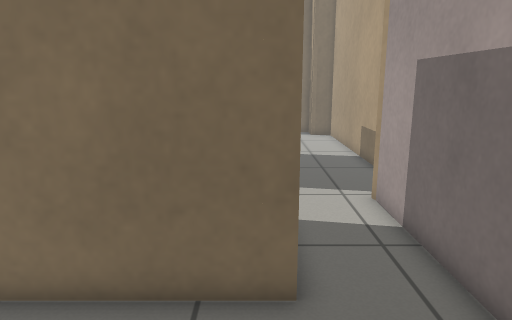
[1] (above)

24 first-person views from a walk through a robot-simulator world made for Gazebo. The camera is 0.94 m above the floor, tilts 12° down and sees 70° across. Floor lines are 1 m apart. The floor is counted in squares, 0.25 m on a side. Each view is taken from the middle of a square. On the plan, view 1 faces up. The plan holds only what a view shows up to about 20 squares ahead; the rest is blank. Simple patterns stand in for the simulator's built-in surfaces.

[2]
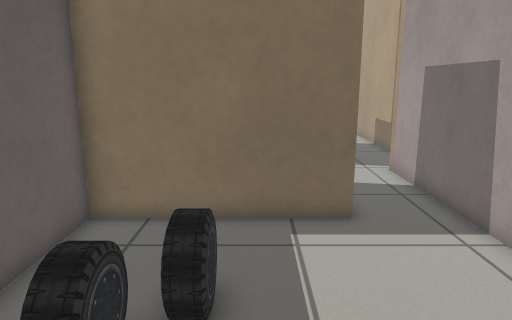

[3]
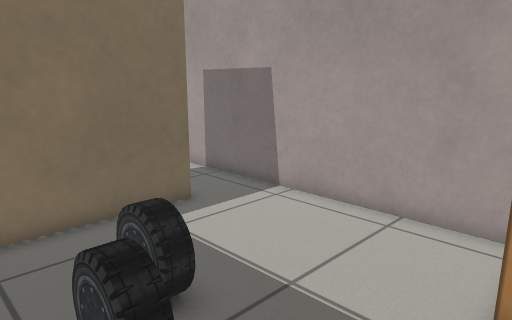

[4]
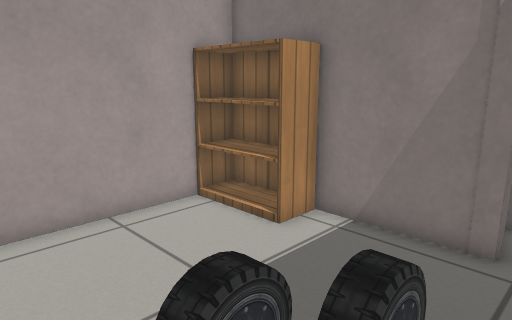

[5]
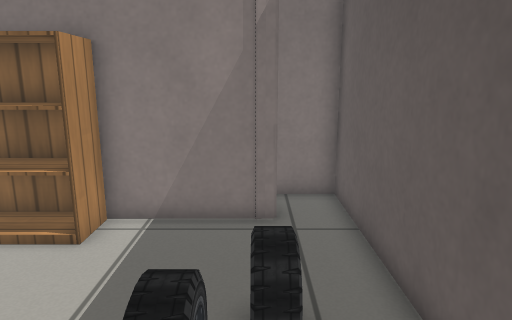

[6]
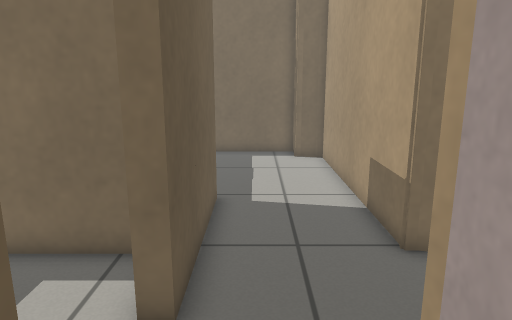

[7]
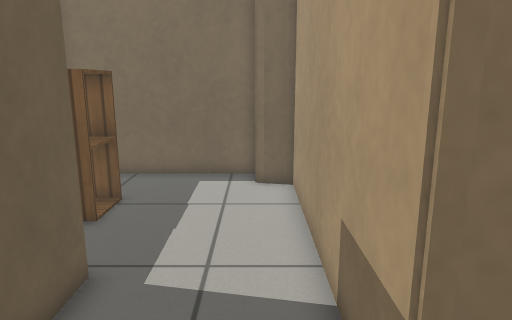

[8]
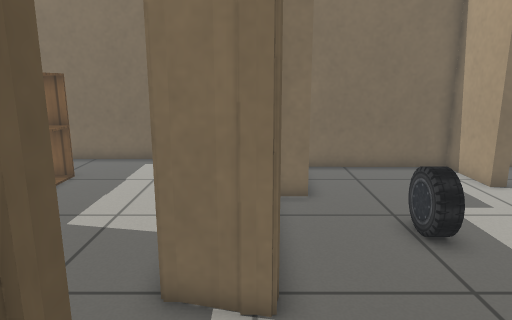

[9]
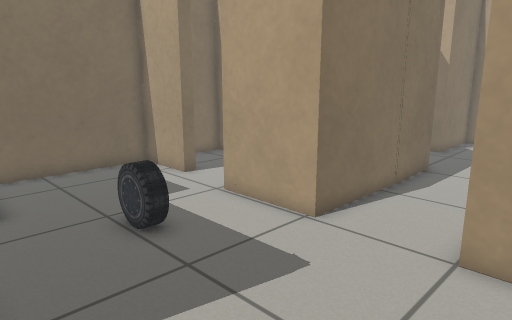

[10]
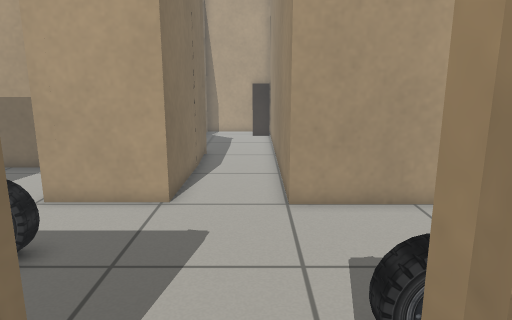

[11]
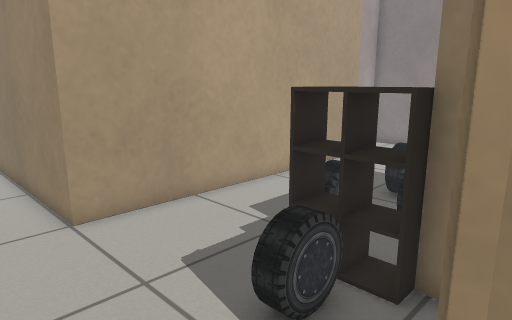

[12]
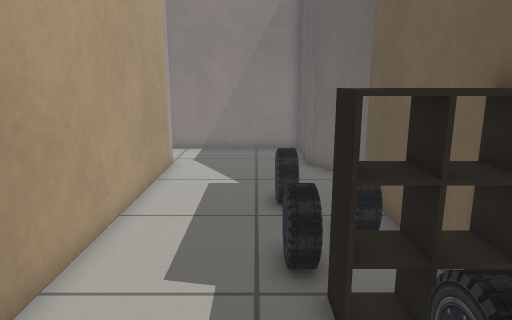

[13]
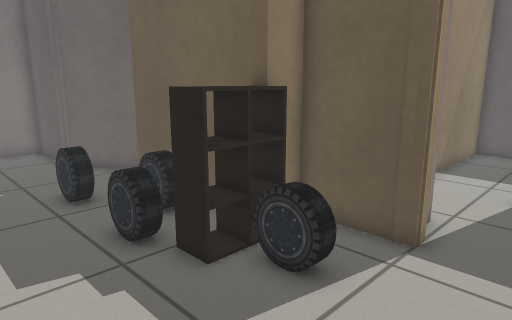

[14]
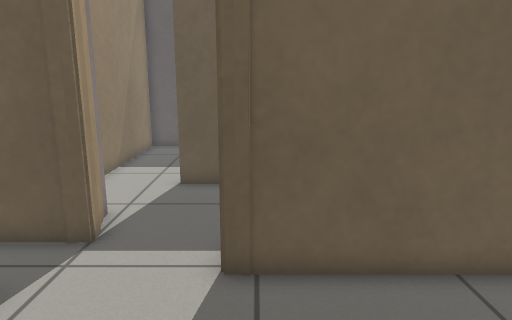

[15]
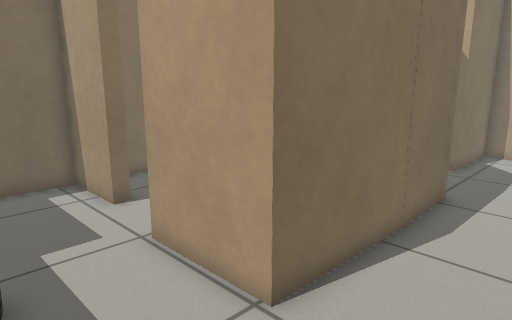

[16]
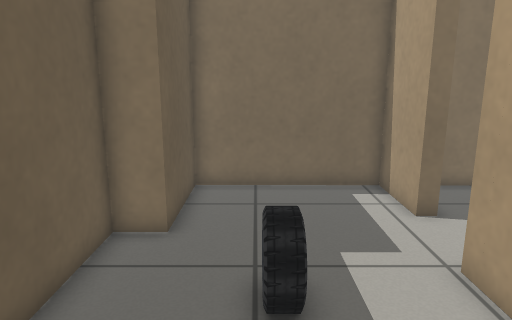

[17]
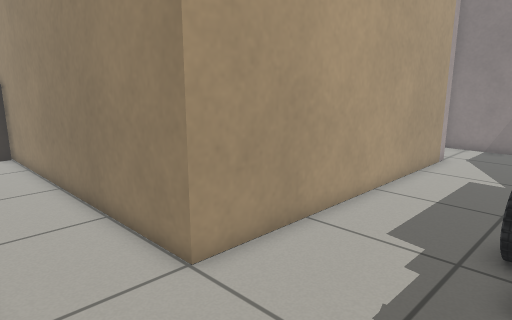

[18]
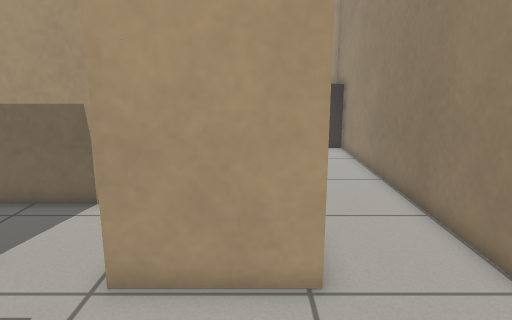

[19]
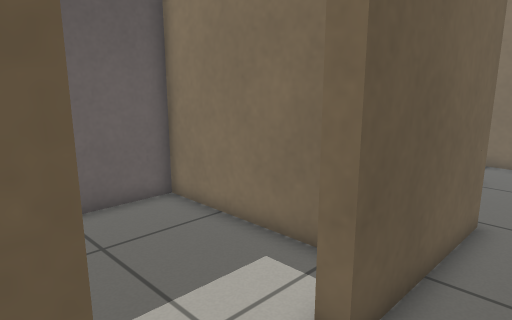

[20]
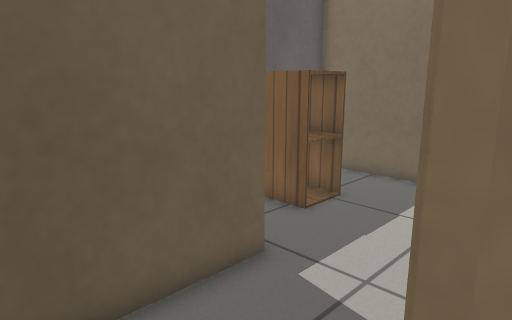

[21]
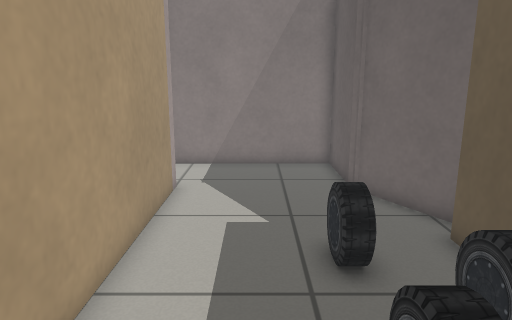

[22]
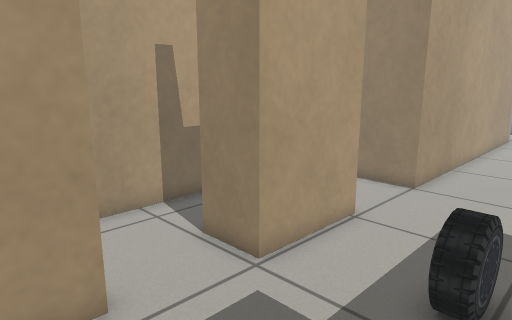

[23]
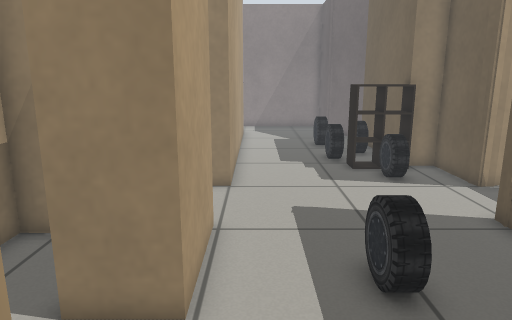

[24]
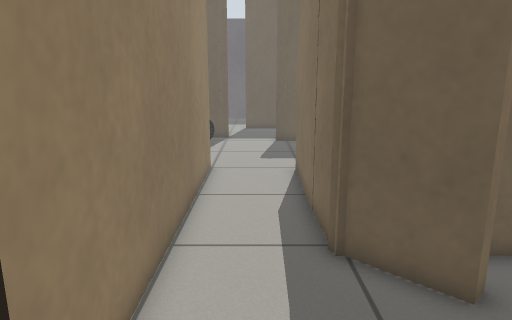

### Floor plan
Points are (right, up) in squares from view 1. A wall is a line through its corners. A room is listed if a view was taken in it or the views show most of it. See-through windows are left out.
Room 1 (views 1, 2, 3, 4, 5, 6, 7, 10, 19)
walls: (0.8, 5.8) (-6.7, 5.8) (-6.7, -7) (-4.1, -7); (-4.5, -4.7) (3.9, -4.7) (3.9, 11.6); (-4.5, -4.8) (-4, -4.7); (-1.5, 9.8) (-0.5, 9.8); (0.7, 9.9) (0.7, 9.3); (0.7, 13.2) (0, 13.2)
low walls: (-4.5, -5.4) (-4.5, -4.8)
ways out: opening at (-0.5, 11.5) to room 4; opening at (3, 13)
objects: car (-5, -1) to (-4, 1); car (-3, 1) to (-3, 2); bookshelf (0, -4) to (3, -3)
Room 2 (views 8, 9, 11, 12, 13, 14, 15, 16, 17, 18, 20, 22, 23, 24)
walls: (14.9, 10.5) (14.9, 12) (30.6, 12); (7.4, 15.9) (7.3, 15.4) (6.6, 15.4); (7.3, 15.3) (5.4, 15.8); (16.3, 22.9) (15.6, 22.9) (15.6, 26.1) (8.8, 26.2) (8.8, 21.8) (7.3, 21.8) (7.3, 15.4); (5.8, 12.1) (5.8, 8.6) (7.3, 8.6); (7.3, 9.3) (9.7, 9.3); (5.1, 12) (5.8, 12); (3.9, 11.6) (5.8, 12.1) (5.9, 11.5); (25.4, 17.8) (23.2, 15.6) (15.1, 15.6) (15.1, 19.8) (17.3, 19.8); (32.4, 15.5) (32.4, 16.8) (28, 16.8) (28, 17.4)
ways out: opening at (12.5, 9.8) to room 3; opening at (16, 21.5) to room 5; opening at (5.5, 14); opening at (26.5, 17)
objects: car (8, 10) to (9, 11); car (11, 18) to (12, 20)
Room 3 (view 21)
walls: (6.6, 0.7) (8.7, -2.9); (8.5, -2.4) (8.5, -6.8) (15.9, -6.8); (14.9, -3.1) (14.9, 10.5); (9.7, 9.3) (9.7, 8.5); (8.5, 9.4) (8.5, 8); (7.3, 9.4) (7.3, 1.6)
ways out: opening at (12.5, 9.8) to room 2
objects: car (8, 5) to (9, 6); car (10, 2) to (10, 4); car (10, 6) to (10, 8)
Room 4 (no view inside)
walls: (-0.7, 15.6) (-7.7, 15.6) (-7.7, 9.8) (-1.5, 9.8)
ways out: opening at (-0.5, 11.5) to room 1
Room 5 (no view inside)
walls: (19.2, 16.3) (20, 16.3) (20, 26.1) (17.6, 26.1)
ways out: opening at (16, 21.5) to room 2

Positions as (right, up) in squares from view 1, and headings:
1: (0, 0), facing up
2: (-2, -4), facing up
3: (-6, -4), facing up-right
4: (-6, 4), facing down-right
5: (-4, 5), facing down
6: (2, 8), facing up
7: (4, 13), facing up
8: (7, 10), facing up
9: (7, 10), facing up-right
10: (4, 13), facing right
11: (5, 15), facing down-right
12: (11, 14), facing down
13: (14, 15), facing down-left
14: (14, 16), facing left
15: (11, 12), facing up-right
16: (11, 13), facing up
17: (9, 16), facing down-right
18: (9, 17), facing right
19: (3, 9), facing up-left
20: (6, 14), facing up-left
21: (12, 10), facing down
22: (10, 25), facing down-right
23: (14, 25), facing down
24: (31, 14), facing left
